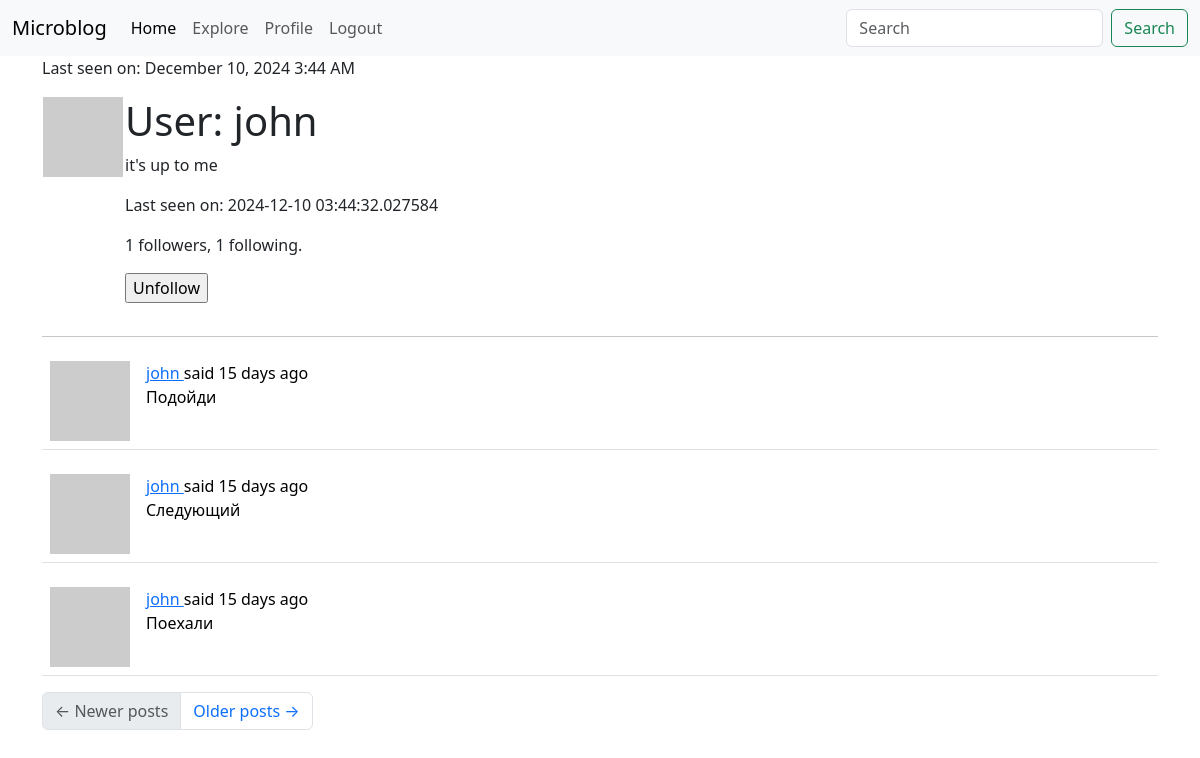
The app's page /user/john (signed in) with its own data.
### app/models.py (models this page shows, shortened)
class User(UserMixin, db.Model):
    id: so.Mapped[int] = so.mapped_column(primary_key=True)
    username: so.Mapped[str] = so.mapped_column(sa.String(64), index=True, unique=True)
    email: so.Mapped[str] = so.mapped_column(sa.String(120), index=True, unique=True)
    password_hash: so.Mapped[Optional[str]] = so.mapped_column(sa.String(256))
    about_me: so.Mapped[Optional[str]] = so.mapped_column(sa.String(140))
    last_seen: so.Mapped[Optional[datetime]] = so.mapped_column(default=lambda: datetime.now(timezone.utc))
    following: so.WriteOnlyMapped['User'] = so.relationship(
        secondary=followers, primaryjoin=(followers.c.follower_id == id),
        secondaryjoin=(followers.c.followed_id == id),
        back_populates='followers')
    followers: so.WriteOnlyMapped['User'] = so.relationship(
        secondary=followers, primaryjoin=(followers.c.followed_id == id),
        secondaryjoin=(followers.c.follower_id == id),
        back_populates='following')
    posts: so.WriteOnlyMapped['Post'] = so.relationship(back_populates='author')
    def avatar(self, size):
        digest = md5(self.email.lower().encode('utf-8')).hexdigest()
        return f'https://www.gravatar.com/avatar/{digest}?d=identicon&s={size}'
    def is_following(self, user):
        query = self.following.select().where(User.id == user.id)
        return db.session.scalar(query) is not None
    def followers_count(self):
        query = sa.select(sa.func.count()).select_from(
            self.followers.select().subquery())
        return db.session.scalar(query)
    def following_count(self):
        query = sa.select(sa.func.count()).select_from(
            self.following.select().subquery())
        return db.session.scalar(query)

class Post(db.Model):
    id: so.Mapped[int] = so.mapped_column(primary_key=True)
    body: so.Mapped[str] = so.mapped_column(sa.String(140))
    timestamp: so.Mapped[datetime] = so.mapped_column(index=True, default=lambda: datetime.now(timezone.utc))
    user_id: so.Mapped[int] = so.mapped_column(sa.ForeignKey(User.id), index=True)
    author: so.Mapped[User] = so.relationship(back_populates='posts')

### app/routes.py (the view)
@app.route('/user/<username>')
@login_required
def user(username):
    user = db.first_or_404(sa.select(User).where(User.username == username))
    page = request.args.get('page', 1, type=int)
    query = user.posts.select().order_by(Post.timestamp.desc())
    posts = db.paginate(query, page=page, per_page=app.config['POSTS_PER_PAGE'], error_out=False)
    next_url = url_for('user', username=user.username, page=posts.next_num) if posts.next_num else None
    prev_url = url_for('user', username=user.username, page=posts.prev_num) if posts.prev_num else None
    form = EmptyForm()
    return render_template('user.html', user=user, posts=posts, form=form, next_url=next_url, prev_url=prev_url)

### app/forms.py
class EmptyForm(FlaskForm):
    submit = SubmitField('Submit')

### app/__init__.py (called while the page is built)
def get_locale():
    return request.accept_languages.best_match(app.config['LANGUAGES'])

### app/models.py (called while the page is built)
@login.user_loader
def load_user(id):
  return db.session.get(User, int(id))

### app/routes.py (called while the page is built)
@app.before_request
def before_request():
    if current_user.is_authenticated:
        current_user.last_seen = datetime.now(timezone.utc)
        db.session.commit()
    g.locale = str(get_locale())

### app/templates/user.html (shortened to what this page needs)
{% extends "base.html" %}
{% block content %}
    {% if user.last_seen %}
    <p>Last seen on: {{ moment(user.last_seen).format('LLL') }}</p>
    {% endif %}
    <table>
        <tr valign="top">
            <td><img src="{{ user.avatar(128) }}"></td>
            <td>
                <h1>User: {{ user.username }}</h1>
                {% if user.about_me %}<p>{{ user.about_me }}</p>{% endif %}
                {% if user.last_seen %}<p>Last seen on: {{ user.last_seen }}</p>{% endif %}
                <p>{{ user.followers_count() }} followers, {{ user.following_count() }} following.</p>
                {% if user == current_user %}
                <p><a href="{{ url_for('edit_profile') }}">Edit your profile</a></p>
                {% else %}
                <p>
                    <form action="{{ url_for('unfollow', username=user.username) }}" method="post">
                        {{ form.submit(value='Unfollow') }}
                    </form>
                </p>
                {% endif %}
            </td>
        </tr>
    </table>
    <hr>
    {% for post in posts %}
        {% include "_post.html" %}
    {% endfor %}
    <nav aria-label="Post navigation">
        <ul class="pagination">
            <li class="page-item{% if not prev_url %} disabled{% endif %}">
                <a class="page-link" href="{{ prev_url }}">
                    <span aria-hidden="true">&larr;</span> Newer posts
                </a>
            </li>
            <li class="page-item{% if not next_url %} disabled{% endif %}">
                <a class="page-link" href="{{ next_url }}">
                    Older posts <span aria-hidden="true">&rarr;</span>
                </a>
            </li>
        </ul>
    </nav>
{% endblock %}

### app/templates/_post.html (shortened to what this page needs)
<table class="table table-hover">
    <tr>
        <td width="70px">
            <a href="{{ url_for('user', username=post.author.username) }}">
                <img src="{{ post.author.avatar(70) }}" />
            </a>
        </td>
        <td>
            {{ _('%(username)s said %(when)s',
                username=user_link, when=moment(post.timestamp).fromNow()) }}
            <br>
            {{ post.body }}
        </td>
    </tr>
</table>

### records on screen
User: last_seen "December 10, 2024 3:44 AM", username "john", about_me "it's up to me", last_seen "2024-12-10 03:44:32.027584"
Post: body "Подойди"
Post: body "Следующий"
Post: body "Поехали"

### other values on screen
{{ user.followers_count() }} "1"
{{ user.following_count() }} "1"
